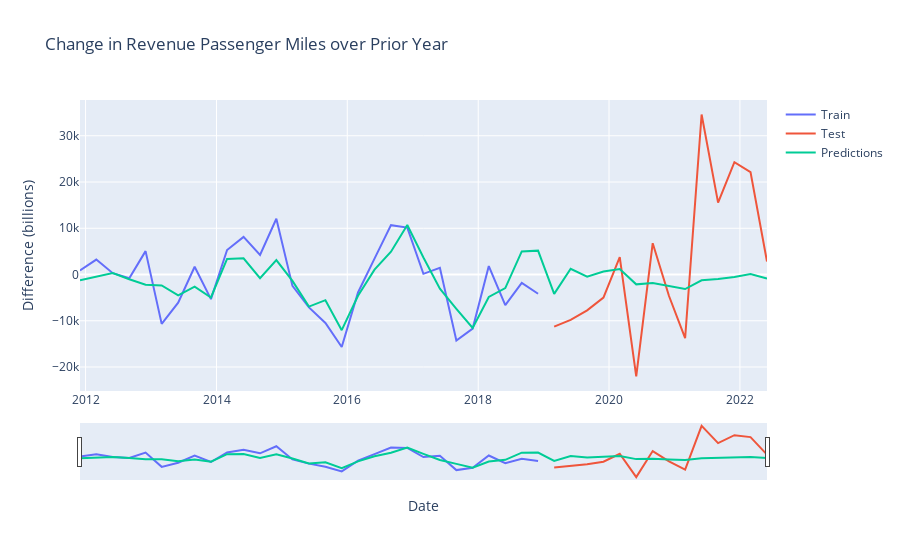

Notebook code for this chart:
### Code cell
p_param = 4

model = SARIMAX(train, order=(p_param, 0, 0), trend="c")
model_fit = model.fit(disp=0)

predictions = model_fit.predict(start=0, end=len(train)+len(test)-1)

# set the index for the prediction
current_idx = 2

betas = model_fit.params

print(f"Prediction by the model: {predictions[current_idx]}\n") 

print(f'Prediction by applying the formula: \
      {betas["intercept"] + betas["ar.L1"]*train[current_idx-1] + betas["ar.L2"]*train[current_idx-2]}') 

fig = go.Figure()
fig.add_trace(go.Scatter(x=train.index, y=train, mode='lines', name="Train"))
fig.add_trace(go.Scatter(x=test.index, y=test, mode='lines', name="Test"))
fig.add_trace(go.Scatter(x=predictions.index, y=predictions, mode='lines', name="Predictions"))
fig.update_xaxes(rangeslider_visible=True)
fig.update_layout(
    yaxis_title="Difference (billions)", 
    xaxis_title="Date",
    title="Change in Revenue Passenger Miles over Prior Year"
)
fig.show()

train_mape = mean_absolute_percentage_error(train, predictions[train.index])
test_mape = mean_absolute_percentage_error(test, predictions[test.index])

print(f"Train MAPE on the difference: {round(train_mape, 2)}%")
print(f"Test MAPE on the difference: {round(test_mape, 2)}%")

### Figure 1 — Plotly figure (JSON) as saved in the notebook; plotly's stock layout.template omitted (floating-point values rounded to 4 significant figures)
{"data": [{"mode": "lines", "name": "Train", "type": "scatter", "x": ["2011-12-01T00:00:00", "2012-03-01T00:00:00", "2012-06-01T00:00:00", "2012-09-01T00:00:00", "2012-12-01T00:00:00", "2013-03-01T00:00:00", "2013-06-01T00:00:00", "2013-09-01T00:00:00", "2013-12-01T00:00:00", "2014-03-01T00:00:00", "2014-06-01T00:00:00", "2014-09-01T00:00:00", "2014-12-01T00:00:00", "2015-03-01T00:00:00", "2015-06-01T00:00:00", "2015-09-01T00:00:00", "2015-12-01T00:00:00", "2016-03-01T00:00:00", "2016-06-01T00:00:00", "2016-09-01T00:00:00", "2016-12-01T00:00:00", "2017-03-01T00:00:00", "2017-06-01T00:00:00", "2017-09-01T00:00:00", "2017-12-01T00:00:00", "2018-03-01T00:00:00", "2018-06-01T00:00:00", "2018-09-01T00:00:00", "2018-12-01T00:00:00"], "y": [862, 3226, 294, -809, 5060, -10669, -6096, 1670, -5315, 5293, 8129, 4254, 12057, -2465, -7105, -10482, -15682, -3877, 3434, 10674, 10155, 149, 1463, -14264, -11694, 1833, -6611, -1812, -4163]}, {"mode": "lines", "name": "Test", "type": "scatter", "x": ["2019-03-01T00:00:00", "2019-06-01T00:00:00", "2019-09-01T00:00:00", "2019-12-01T00:00:00", "2020-03-01T00:00:00", "2020-06-01T00:00:00", "2020-09-01T00:00:00", "2020-12-01T00:00:00", "2021-03-01T00:00:00", "2021-06-01T00:00:00", "2021-09-01T00:00:00", "2021-12-01T00:00:00", "2022-03-01T00:00:00", "2022-06-01T00:00:00"], "y": [-11271, -9794, -7741, -4996, 3744, -22045, 6777, -4652, -13774, 34592, 15540, 24276, 22137, 2795]}, {"mode": "lines", "name": "Predictions", "type": "scatter", "x": ["2011-12-01T00:00:00", "2012-03-01T00:00:00", "2012-06-01T00:00:00", "2012-09-01T00:00:00", "2012-12-01T00:00:00", "2013-03-01T00:00:00", "2013-06-01T00:00:00", "2013-09-01T00:00:00", "2013-12-01T00:00:00", "2014-03-01T00:00:00", "2014-06-01T00:00:00", "2014-09-01T00:00:00", "2014-12-01T00:00:00", "2015-03-01T00:00:00", "2015-06-01T00:00:00", "2015-09-01T00:00:00", "2015-12-01T00:00:00", "2016-03-01T00:00:00", "2016-06-01T00:00:00", "2016-09-01T00:00:00", "2016-12-01T00:00:00", "2017-03-01T00:00:00", "2017-06-01T00:00:00", "2017-09-01T00:00:00", "2017-12-01T00:00:00", "2018-03-01T00:00:00", "2018-06-01T00:00:00", "2018-09-01T00:00:00", "2018-12-01T00:00:00", "2019-03-01T00:00:00", "2019-06-01T00:00:00", "2019-09-01T00:00:00", "2019-12-01T00:00:00", "2020-03-01T00:00:00", "2020-06-01T00:00:00", "2020-09-01T00:00:00", "2020-12-01T00:00:00", "2021-03-01T00:00:00", "2021-06-01T00:00:00", "2021-09-01T00:00:00", "2021-12-01T00:00:00", "2022-03-01T00:00:00", "2022-06-01T00:00:00"], "y": [-1259.0, -502.5, 310.0, -1029.0, -2221.0, -2351.0, -4515.0, -2603.0, -4970.0, 3363.0, 3507.0, -784.8, 3128.0, -1393.0, -6943.0, -5548.0, -12040.0, -4613.0, 1048.0, 4933.0, 10700.0, 3688.0, -3069.0, -7407.0, -11570.0, -4857.0, -2949.0, 4997.0, 5162.0, -4193.0, 1251.0, -458.4, 644.8, 1186.0, -2128.0, -1850.0, -2487.0, -3145.0, -1247.0, -975.5, -514.6, 108.5, -892.4]}], "layout": {"title": {"text": "Change in Revenue Passenger Miles over Prior Year"}, "xaxis": {"rangeslider": {"visible": true}, "title": {"text": "Date"}}, "yaxis": {"title": {"text": "Difference (billions)"}}}}
